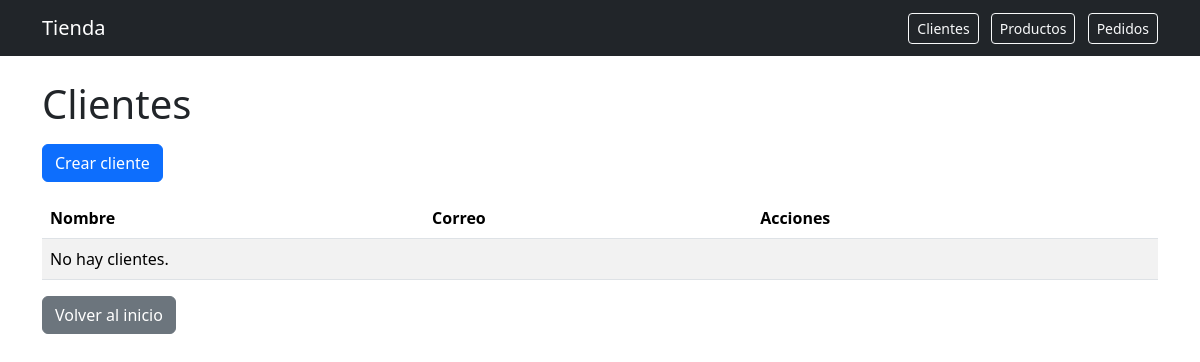
Page /clientes/ on the earlier database version.
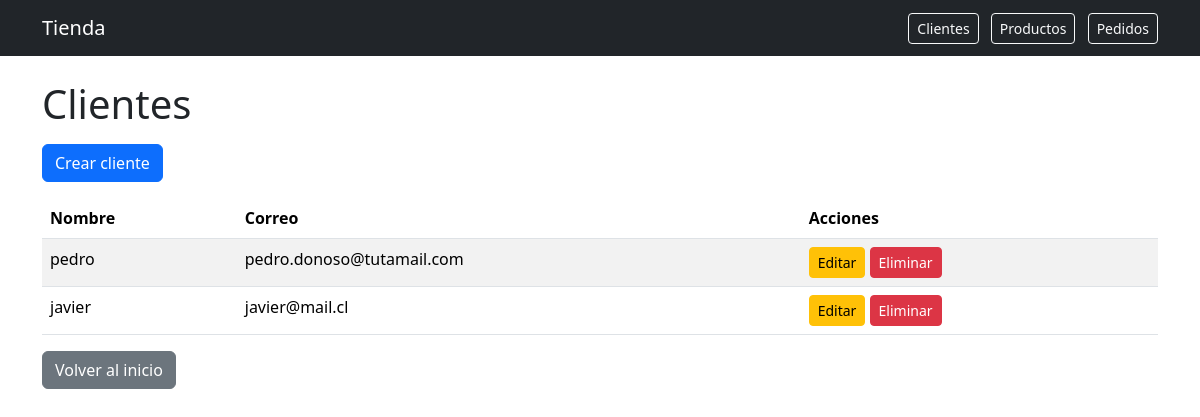
Same page on the later database version.
### productos/models.py (models this page shows, shortened)
class Cliente(models.Model):
    nombre = models.CharField(max_length=100)
    correo = models.EmailField(blank=True)

### productos/views.py (the view)
# urls.py: path('clientes/', ClienteListView.as_view(), name='cliente_list'),
class ClienteListView(ListView):
    model = Cliente
    template_name = 'clientes/cliente_list.html'

### productos/templates/clientes/cliente_list.html (shortened to what this page needs)
{% extends "base.html" %}
{% block content %}
<h1 class="mb-3">Clientes</h1>
<a href="{% url 'cliente_create' %}" class="btn btn-primary mb-3">Crear cliente</a>
<table class="table table-striped">
  <thead>
    <tr>
      <th>Nombre</th>
      <th>Correo</th>
      <th>Acciones</th>
    </tr>
  </thead>
  <tbody>
    {% for cliente in object_list %}
      <tr>
        <td>{{ cliente.nombre }}</td>
        <td>{{ cliente.correo }}</td>
        <td>
          <a href="{% url 'cliente_update' cliente.pk %}" class="btn btn-sm btn-warning">Editar</a>
          <a href="{% url 'cliente_delete' cliente.pk %}" class="btn btn-sm btn-danger">Eliminar</a>
        </td>
      </tr>
    {% empty %}
      <tr>
        <td colspan="3">No hay clientes.</td>
      </tr>
    {% endfor %}
  </tbody>
</table>
<a href="{% url 'home' %}" class="btn btn-secondary">Volver al inicio</a>
{% endblock %}

Differences in the rows shown:
added Cliente: nombre "pedro", correo "pedro.donoso@tutamail.com"
added Cliente: nombre "javier", correo "javier@mail.cl"
Other differences:
text no longer shown: "No hay clientes."
